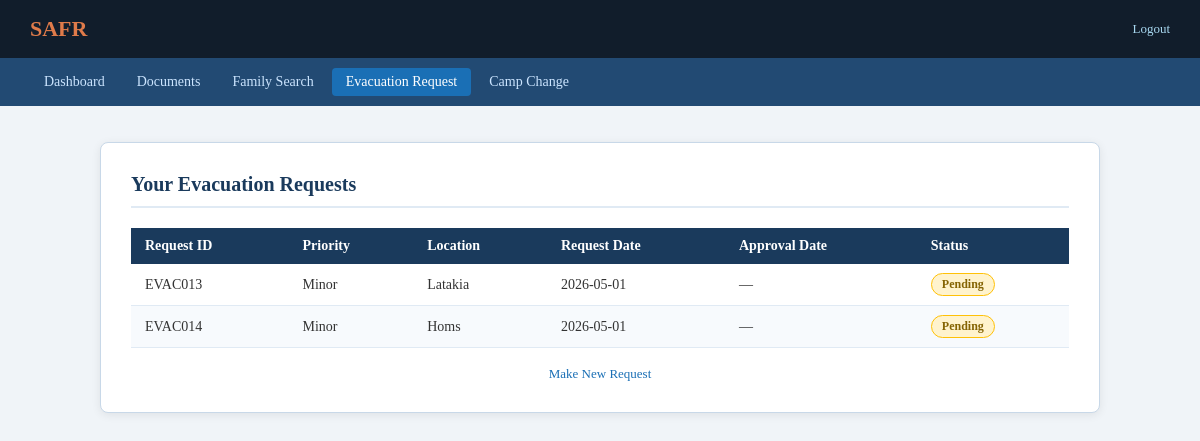
The page /SAFR/Refugeedashboard/evac_list.php (signed in) on the database its author committed.
### tables this page shows
CREATE TABLE `evac_request` (
  `Evareq_id` varchar(20) NOT NULL,
  `Status` tinyint(1) DEFAULT 0,
  `Priority` varchar(20) DEFAULT NULL,
  `Request_date` date DEFAULT NULL,
  `Allocation_date` date DEFAULT NULL,
  `Safr_id` varchar(20) DEFAULT NULL,
  `Operating_areas` varchar(100) DEFAULT NULL
);

### SAFR/Refugeedashboard/evac_list.php (the view, shortened to what this page needs)
<?php
include("../dbconnect.php");
$safr_id = $_SESSION['safr_id'];
$sql = "SELECT * FROM evac_request WHERE Safr_id = '$safr_id'";
$result = mysqli_query($conn, $sql);
?>
<!DOCTYPE html>
<html lang="en">
<head>
    <link href="../css/safr.css" rel="stylesheet">
</head>
<body>
<div class="safr-topbar">
    <a href="refugee_dashboard.php" class="brand">SAFR</a>
    <div class="topbar-right"><a href="refugee_logout.php">Logout</a></div>
</div>
<div class="safr-nav">
    <a href="refugee_dashboard.php">Dashboard</a>
    <a href="see_documents.php">Documents</a>
    <a href="family_Search.php">Family Search</a>
    <a href="evac_rec.php" class="active">Evacuation Request</a>
    <a href="camp_change.php">Camp Change</a>
</div>
<div class="safr-container wide">
    <h2>Your Evacuation Requests</h2>
    <table class="safr-table">
        <thead>
            <tr>
                <th>Request ID</th>
                <th>Priority</th>
                <th>Location</th>
                <th>Request Date</th>
                <th>Approval Date</th>
                <th>Status</th>
            </tr>
        </thead>
        <tbody>
        <?php while($row = mysqli_fetch_assoc($result)): ?>
        <tr>
            <td><?php echo $row['Evareq_id']; ?></td>
            <td><?php echo $row['Priority']; ?></td>
            <td><?php echo $row['Operating_areas']; ?></td>
            <td><?php echo $row['Request_date']; ?></td>
            <td><?php echo $row['Allocation_date'] ? $row['Allocation_date'] : '—'; ?></td>
            <td>
                <?php if($row['Status'] == 0): ?>
                    <span class="badge badge-pending">Pending</span>
                <?php else: ?>
                    <span class="badge badge-accepted">Approved</span>
                <?php endif; ?>
            </td>
        </tr>
        <?php endwhile; ?>
        </tbody>
    </table>
    <div class="note" style="margin-top:18px;">
        <a href="evac_rec.php">Make New Request</a>
    </div>
</div>
</body>
</html>

### SAFR/css/safr.css (style rules this page uses)
*, *::before, *::after { box-sizing: border-box; margin: 0; padding: 0; }
body { font-family: Georgia, serif; background: #f0f4f8; color: #333; }
.safr-topbar { background: #111d2b; color: white; padding: 16px 30px; display: flex; justify-content: space-between; align-items: center; }
.safr-topbar .brand { font-size: 22px; font-weight: bold; color: #e07b4a; text-decoration: none; }
.safr-topbar .topbar-right { font-size: 13px; color: #a8d8f0; }
.safr-topbar .topbar-right a { color: #a8d8f0; text-decoration: none; margin-left: 16px; }
.safr-nav { background: #224a73; padding: 10px 30px; display: flex; gap: 4px; flex-wrap: wrap; }
.safr-nav a { color: #cce5ff; text-decoration: none; font-size: 14px; padding: 6px 14px; border-radius: 4px; }
.safr-nav a.active { background: #1a6fb5; color: white; }
.safr-container { max-width: 800px; margin: 36px auto; background: white; padding: 30px; border-radius: 8px; border: 1px solid #c8d8e8; box-shadow: 0 2px 10px rgba(0,0,0,0.08); }
.safr-container.wide { max-width: 1000px; }
.safr-container h2 { color: #1a3a5c; margin-top: 0; margin-bottom: 20px; border-bottom: 2px solid #e0eaf4; padding-bottom: 10px; font-size: 20px; }
.safr-table { width: 100%; border-collapse: collapse; margin-top: 10px; font-size: 14px; }
.safr-table th { background: #1a3a5c; color: white; padding: 10px 14px; text-align: left; font-weight: 600; }
.safr-table td { padding: 9px 14px; border-bottom: 1px solid #e0eaf4; color: #333; }
.safr-table tr:nth-child(even) td { background: #f7fafd; }
.badge { display: inline-block; padding: 3px 10px; border-radius: 12px; font-size: 12px; font-weight: bold; }
.badge-pending { background: #fff3cd; color: #856404; border: 1px solid #ffc107; }
.note { text-align: center; margin-top: 14px; font-size: 13px; color: #666; }
.note a { color: #1a6fb5; text-decoration: none; }

### rows shown on the page
evac_request: Evareq_id "EVAC013", Priority "Minor", Operating_areas "Latakia", Request_date "2026-05-01", Status "Pending"
evac_request: Evareq_id "EVAC014", Priority "Minor", Operating_areas "Homs", Request_date "2026-05-01", Status "Pending"
